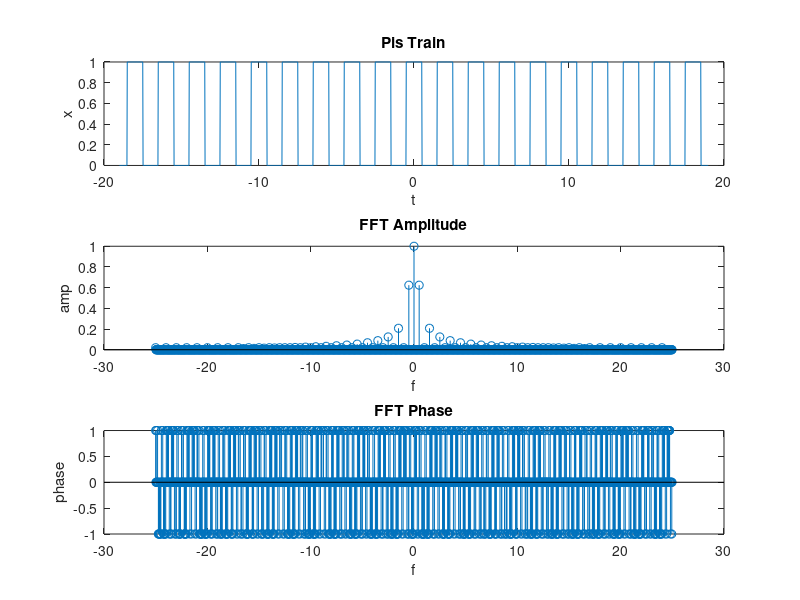

This figure's MATLAB source:
clc; clear; close all;
fs = 50;    ts = 1/fs;
tstart = -19; tend = 19;
t = tstart:ts:tend-ts;
x5 = zeros(size(t));
for i = -18:2:18
    x5 = x5 + (abs(t+i)<=0.5);
end
S = fftshift(fft(x5));
N = length(x5);
F = -fs/2:fs/N:fs/2-fs/N;

subplot(3,1,1)
plot(t,x5) % Signal in Time Domain
title("\Pis Train")
xlabel t; ylabel x

S = S .* (abs(S)>.01*max(abs(S)));
absS = abs(S)/max(abs(S));
subplot(3,1,2)
stem(F, absS) % Amp
title("FFT Amplitude")
xlabel f; ylabel amp

subplot(3,1,3)
stem(F,angle(S)/pi) % Phase
title("FFT Phase")
xlabel f; ylabel phase